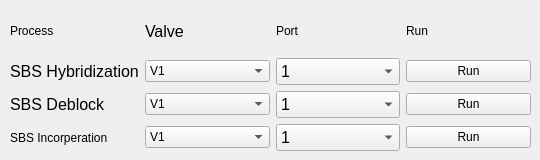
          <widget class="QWidget" name="tab_7">
           <attribute name="title">
            <string>SBS</string>
           </attribute>
           <widget class="QWidget" name="layoutWidget">
            <property name="geometry">
             <rect>
              <x>10</x>
              <y>10</y>
              <width>521</width>
              <height>141</height>
             </rect>
            </property>
            <layout class="QGridLayout" name="gridLayout_14">
             <item row="0" column="0">
              <widget class="QLabel" name="Sbsincorperationreagentvalvelabel">
               <property name="text">
                <string>Process</string>
               </property>
              </widget>
             </item>
             <item row="0" column="1">
              <widget class="QLabel" name="Sbsreagentvalvelabel">
               <property name="font">
                <font>
                 <pointsize>12</pointsize>
                </font>
               </property>
               <property name="frameShape">
                <enum>QFrame::NoFrame</enum>
               </property>
               <property name="text">
                <string>Valve</string>
               </property>
              </widget>
             </item>
             <item row="0" column="2">
              <widget class="QLabel" name="Sbsdeblockreagentvalvelabel">
               <property name="text">
                <string>Port</string>
               </property>
              </widget>
             </item>
             <item row="0" column="3">
              <widget class="QLabel" name="Sbsincorperationreagentvalvelabel_2">
               <property name="text">
                <string>Run</string>
               </property>
              </widget>
             </item>
             <item row="1" column="0">
              <widget class="QLabel" name="Sbshybridizationlabel">
               <property name="font">
                <font>
                 <pointsize>12</pointsize>
                </font>
               </property>
               <property name="acceptDrops">
                <bool>true</bool>
               </property>
               <property name="text">
                <string>SBS Hybridization</string>
               </property>
              </widget>
             </item>
             <item row="1" column="1">
              <widget class="QComboBox" name="SBSHybeValve">
               <item>
                <property name="text">
                 <string>V1</string>
                </property>
               </item>
               <item>
                <property name="text">
                 <string>V2</string>
                </property>
               </item>
               <item>
                <property name="text">
                 <string>V3</string>
                </property>
               </item>
              </widget>
             </item>
             <item row="1" column="2">
              <widget class="QComboBox" name="Port_1">
               <property name="font">
                <font>
                 <pointsize>12</pointsize>
                </font>
               </property>
               <item>
                <property name="text">
                 <string>1</string>
                </property>
               </item>
               <item>
                <property name="text">
                 <string>2</string>
                </property>
               </item>
               <item>
                <property name="text">
                 <string>3</string>
                </property>
               </item>
               <item>
                <property name="text">
                 <string>4</string>
                </property>
               </item>
               <item>
                <property name="text">
                 <string>5</string>
                </property>
               </item>
               <item>
                <property name="text">
                 <string>6</string>
                </property>
               </item>
               <item>
                <property name="text">
                 <string>7</string>
                </property>
               </item>
               <item>
                <property name="text">
                 <string>8</string>
                </property>
               </item>
              </widget>
             </item>
             <item row="1" column="3">
              <widget class="QPushButton" name="SBSHybRun">
               <property name="text">
                <string>Run</string>
               </property>
              </widget>
             </item>
             <item row="2" column="0">
              <widget class="QLabel" name="Sbsdeblocklabel">
               <property name="font">
                <font>
                 <pointsize>12</pointsize>
                </font>
               </property>
               <property name="text">
                <string>SBS Deblock</string>
               </property>
              </widget>
             </item>
             <item row="2" column="1">
              <widget class="QComboBox" name="SBSDeblockValve">
               <item>
                <property name="text">
                 <string>V1</string>
                </property>
               </item>
               <item>
                <property name="text">
                 <string>V2</string>
                </property>
               </item>
               <item>
                <property name="text">
                 <string>V3</string>
                </property>
               </item>
              </widget>
             </item>
             <item row="2" column="2">
              <widget class="QComboBox" name="Port_2">
               <property name="font">
                <font>
                 <pointsize>12</pointsize>
                </font>
               </property>
               <item>
                <property name="text">
                 <string>1</string>
                </property>
               </item>
               <item>
                <property name="text">
                 <string>2</string>
                </property>
               </item>
               <item>
                <property name="text">
                 <string>3</string>
                </property>
               </item>
               <item>
                <property name="text">
                 <string>4</string>
                </property>
               </item>
               <item>
                <property name="text">
                 <string>5</string>
                </property>
               </item>
               <item>
                <property name="text">
                 <string>6</string>
                </property>
               </item>
               <item>
                <property name="text">
                 <string>7</string>
                </property>
               </item>
               <item>
                <property name="text">
                 <string>8</string>
                </property>
               </item>
              </widget>
             </item>
             <item row="2" column="3">
              <widget class="QPushButton" name="SBSDeblockRun">
               <property name="text">
                <string>Run</string>
               </property>
              </widget>
             </item>
             <item row="3" column="0">
              <widget class="QLabel" name="Sbsincorperationlabel">
               <property name="text">
                <string>SBS Incorperation</string>
               </property>
              </widget>
             </item>
             <item row="3" column="1">
              <widget class="QComboBox" name="SBSIncorpValve">
               <item>
                <property name="text">
                 <string>V1</string>
                </property>
               </item>
               <item>
                <property name="text">
                 <string>V2</string>
                </property>
               </item>
               <item>
                <property name="text">
                 <string>V3</string>
                </property>
               </item>
              </widget>
             </item>
             <item row="3" column="2">
              <widget class="QComboBox" name="Port_3">
               <property name="font">
                <font>
                 <pointsize>12</pointsize>
                </font>
               </property>
               <item>
                <property name="text">
                 <string>1</string>
                </property>
               </item>
               <item>
                <property name="text">
                 <string>2</string>
                </property>
               </item>
               <item>
                <property name="text">
                 <string>3</string>
                </property>
               </item>
               <item>
                <property name="text">
                 <string>4</string>
                </property>
               </item>
               <item>
                <property name="text">
                 <string>5</string>
                </property>
               </item>
               <item>
                <property name="text">
                 <string>6</string>
                </property>
               </item>
               <item>
                <property name="text">
                 <string>7</string>
                </property>
               </item>
               <item>
                <property name="text">
                 <string>8</string>
                </property>
               </item>
              </widget>
             </item>
             <item row="3" column="3">
              <widget class="QPushButton" name="SBSIncorpRun">
               <property name="text">
                <string>Run</string>
               </property>
              </widget>
             </item>
            </layout>
           </widget>
          </widget>
